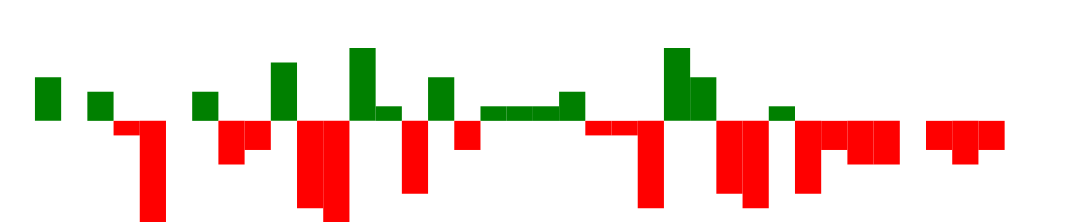

Write the Vega-Lite specification saved for this chart.
### Vega specification from a JSON file in a GitHub repository (floating-point values rounded to 4 significant figures)
{"$schema": "https://vega.github.io/schema/vega/v5.json", "width": 250, "height": 40, "padding": 0, "data": [{"name": "table", "values": [{"game": "g1", "diff": 3}, {"game": "g2", "diff": 0}, {"game": "g3", "diff": 2}, {"game": "g4", "diff": -1}, {"game": "g5", "diff": -7}, {"game": "g6", "diff": 0}, {"game": "g7", "diff": 2}, {"game": "g8", "diff": -3}, {"game": "g9", "diff": -2}, {"game": "g10", "diff": 4}, {"game": "g11", "diff": -6}, {"game": "g12", "diff": -7}, {"game": "g13", "diff": 5}, {"game": "g14", "diff": 1}, {"game": "g15", "diff": -5}, {"game": "g16", "diff": 3}, {"game": "g17", "diff": -2}, {"game": "g18", "diff": 1}, {"game": "g19", "diff": 1}, {"game": "g20", "diff": 1}, {"game": "g21", "diff": 2}, {"game": "g22", "diff": -1}, {"game": "g23", "diff": -1}, {"game": "g24", "diff": -6}, {"game": "g25", "diff": 5}, {"game": "g26", "diff": 3}, {"game": "g27", "diff": -5}, {"game": "g28", "diff": -6}, {"game": "g29", "diff": 1}, {"game": "g30", "diff": -5}, {"game": "g31", "diff": -2}, {"game": "g32", "diff": -3}, {"game": "g33", "diff": -3}, {"game": "g34", "diff": 0}, {"game": "g35", "diff": -2}, {"game": "g36", "diff": -3}, {"game": "g37", "diff": -2}, {"game": "g38", "diff": 0}, {"game": "g39", "diff": 0}]}], "signals": [{"name": "tooltip", "value": {}, "on": [{"events": "rect:mouseover", "update": "datum"}, {"events": "rect:mouseout", "update": "{}"}]}], "scales": [{"name": "xscale", "type": "band", "domain": {"data": "table", "field": "game"}, "range": "width", "padding": 0.05, "round": true}, {"name": "yscale", "domain": {"data": "table", "field": "diff"}, "nice": true, "range": "height"}], "axes": [{"orient": "bottom", "scale": "xscale", "labels": false, "ticks": false}, {"orient": "right", "scale": "yscale", "labels": false, "ticks": false}], "marks": [{"type": "rect", "from": {"data": "table"}, "encode": {"enter": {"x": {"scale": "xscale", "field": "game"}, "width": {"scale": "xscale", "band": 1}, "y": {"scale": "yscale", "field": "diff"}, "y2": {"scale": "yscale", "value": 0}, "fill": [{"test": "datum.diff > 0", "value": "green"}, {"value": "red"}]}, "update": {"fill": [{"test": "datum.diff > 0", "value": "green"}, {"value": "red"}]}, "hover": {"fill": {"value": "black"}}}}, {"type": "text", "encode": {"enter": {"align": {"value": "center"}, "baseline": {"value": "bottom"}, "fill": {"value": "#333"}}, "update": {"x": {"scale": "xscale", "signal": "tooltip.game", "band": 0.5}, "y": {"scale": "yscale", "signal": "tooltip.diff", "offset": 0.05}, "text": {"signal": "tooltip.diff"}, "fillOpacity": [{"test": "datum === tooltip", "value": 0}, {"value": 1}]}}}], "config": {}}
